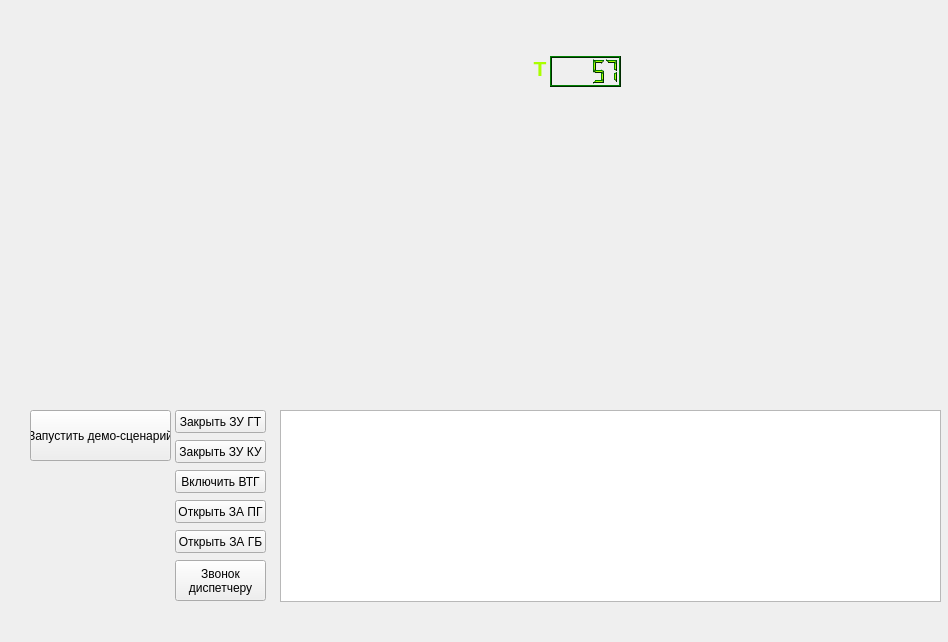
<?xml version="1.0" encoding="UTF-8"?>
<ui version="4.0">
 <class>MainWindow</class>
 <widget class="QMainWindow" name="MainWindow">
  <property name="geometry">
   <rect>
    <x>0</x>
    <y>0</y>
    <width>948</width>
    <height>642</height>
   </rect>
  </property>
  <property name="windowTitle">
   <string>MainWindow</string>
  </property>
  <widget class="QWidget" name="centralwidget">
   <widget class="QLCDNumber" name="ctgt">
    <property name="geometry">
     <rect>
      <x>550</x>
      <y>56</y>
      <width>71</width>
      <height>31</height>
     </rect>
    </property>
    <property name="palette">
     <palette>
      <active>
       <colorrole role="WindowText">
        <brush brushstyle="SolidPattern">
         <color alpha="255">
          <red>170</red>
          <green>255</green>
          <blue>0</blue>
         </color>
        </brush>
       </colorrole>
       <colorrole role="Button">
        <brush brushstyle="SolidPattern">
         <color alpha="255">
          <red>0</red>
          <green>85</green>
          <blue>0</blue>
         </color>
        </brush>
       </colorrole>
       <colorrole role="Light">
        <brush brushstyle="SolidPattern">
         <color alpha="255">
          <red>0</red>
          <green>127</green>
          <blue>0</blue>
         </color>
        </brush>
       </colorrole>
       <colorrole role="Midlight">
        <brush brushstyle="SolidPattern">
         <color alpha="255">
          <red>0</red>
          <green>106</green>
          <blue>0</blue>
         </color>
        </brush>
       </colorrole>
       <colorrole role="Dark">
        <brush brushstyle="SolidPattern">
         <color alpha="255">
          <red>0</red>
          <green>42</green>
          <blue>0</blue>
         </color>
        </brush>
       </colorrole>
       <colorrole role="Mid">
        <brush brushstyle="SolidPattern">
         <color alpha="255">
          <red>0</red>
          <green>56</green>
          <blue>0</blue>
         </color>
        </brush>
       </colorrole>
       <colorrole role="Text">
        <brush brushstyle="SolidPattern">
         <color alpha="255">
          <red>255</red>
          <green>255</green>
          <blue>255</blue>
         </color>
        </brush>
       </colorrole>
       <colorrole role="BrightText">
        <brush brushstyle="SolidPattern">
         <color alpha="255">
          <red>255</red>
          <green>255</green>
          <blue>255</blue>
         </color>
        </brush>
       </colorrole>
       <colorrole role="ButtonText">
        <brush brushstyle="SolidPattern">
         <color alpha="255">
          <red>255</red>
          <green>255</green>
          <blue>255</blue>
         </color>
        </brush>
       </colorrole>
       <colorrole role="Base">
        <brush brushstyle="SolidPattern">
         <color alpha="255">
          <red>0</red>
          <green>0</green>
          <blue>0</blue>
         </color>
        </brush>
       </colorrole>
       <colorrole role="Window">
        <brush brushstyle="SolidPattern">
         <color alpha="255">
          <red>0</red>
          <green>85</green>
          <blue>0</blue>
         </color>
        </brush>
       </colorrole>
       <colorrole role="Shadow">
        <brush brushstyle="SolidPattern">
         <color alpha="255">
          <red>0</red>
          <green>0</green>
          <blue>0</blue>
         </color>
        </brush>
       </colorrole>
       <colorrole role="AlternateBase">
        <brush brushstyle="SolidPattern">
         <color alpha="255">
          <red>0</red>
          <green>42</green>
          <blue>0</blue>
         </color>
        </brush>
       </colorrole>
       <colorrole role="ToolTipBase">
        <brush brushstyle="SolidPattern">
         <color alpha="255">
          <red>255</red>
          <green>255</green>
          <blue>220</blue>
         </color>
        </brush>
       </colorrole>
       <colorrole role="ToolTipText">
        <brush brushstyle="SolidPattern">
         <color alpha="255">
          <red>0</red>
          <green>0</green>
          <blue>0</blue>
         </color>
        </brush>
       </colorrole>
      </active>
      <inactive>
       <colorrole role="WindowText">
        <brush brushstyle="SolidPattern">
         <color alpha="255">
          <red>170</red>
          <green>255</green>
          <blue>0</blue>
         </color>
        </brush>
       </colorrole>
       <colorrole role="Button">
        <brush brushstyle="SolidPattern">
         <color alpha="255">
          <red>0</red>
          <green>85</green>
          <blue>0</blue>
         </color>
        </brush>
       </colorrole>
       <colorrole role="Light">
        <brush brushstyle="SolidPattern">
         <color alpha="255">
          <red>0</red>
          <green>127</green>
          <blue>0</blue>
         </color>
        </brush>
       </colorrole>
       <colorrole role="Midlight">
        <brush brushstyle="SolidPattern">
         <color alpha="255">
          <red>0</red>
          <green>106</green>
          <blue>0</blue>
         </color>
        </brush>
       </colorrole>
       <colorrole role="Dark">
        <brush brushstyle="SolidPattern">
         <color alpha="255">
          <red>0</red>
          <green>42</green>
          <blue>0</blue>
         </color>
        </brush>
       </colorrole>
       <colorrole role="Mid">
        <brush brushstyle="SolidPattern">
         <color alpha="255">
          <red>0</red>
          <green>56</green>
          <blue>0</blue>
         </color>
        </brush>
       </colorrole>
       <colorrole role="Text">
        <brush brushstyle="SolidPattern">
         <color alpha="255">
          <red>255</red>
          <green>255</green>
          <blue>255</blue>
         </color>
        </brush>
       </colorrole>
       <colorrole role="BrightText">
        <brush brushstyle="SolidPattern">
         <color alpha="255">
          <red>255</red>
          <green>255</green>
          <blue>255</blue>
         </color>
        </brush>
       </colorrole>
       <colorrole role="ButtonText">
        <brush brushstyle="SolidPattern">
         <color alpha="255">
          <red>255</red>
          <green>255</green>
          <blue>255</blue>
         </color>
        </brush>
       </colorrole>
       <colorrole role="Base">
        <brush brushstyle="SolidPattern">
         <color alpha="255">
          <red>0</red>
          <green>0</green>
          <blue>0</blue>
         </color>
        </brush>
       </colorrole>
       <colorrole role="Window">
        <brush brushstyle="SolidPattern">
         <color alpha="255">
          <red>0</red>
          <green>85</green>
          <blue>0</blue>
         </color>
        </brush>
       </colorrole>
       <colorrole role="Shadow">
        <brush brushstyle="SolidPattern">
         <color alpha="255">
          <red>0</red>
          <green>0</green>
          <blue>0</blue>
         </color>
        </brush>
       </colorrole>
       <colorrole role="AlternateBase">
        <brush brushstyle="SolidPattern">
         <color alpha="255">
          <red>0</red>
          <green>42</green>
          <blue>0</blue>
         </color>
        </brush>
       </colorrole>
       <colorrole role="ToolTipBase">
        <brush brushstyle="SolidPattern">
         <color alpha="255">
          <red>255</red>
          <green>255</green>
          <blue>220</blue>
         </color>
        </brush>
       </colorrole>
       <colorrole role="ToolTipText">
        <brush brushstyle="SolidPattern">
         <color alpha="255">
          <red>0</red>
          <green>0</green>
          <blue>0</blue>
         </color>
        </brush>
       </colorrole>
      </inactive>
      <disabled>
       <colorrole role="WindowText">
        <brush brushstyle="SolidPattern">
         <color alpha="255">
          <red>0</red>
          <green>42</green>
          <blue>0</blue>
         </color>
        </brush>
       </colorrole>
       <colorrole role="Button">
        <brush brushstyle="SolidPattern">
         <color alpha="255">
          <red>0</red>
          <green>85</green>
          <blue>0</blue>
         </color>
        </brush>
       </colorrole>
       <colorrole role="Light">
        <brush brushstyle="SolidPattern">
         <color alpha="255">
          <red>0</red>
          <green>127</green>
          <blue>0</blue>
         </color>
        </brush>
       </colorrole>
       <colorrole role="Midlight">
        <brush brushstyle="SolidPattern">
         <color alpha="255">
          <red>0</red>
          <green>106</green>
          <blue>0</blue>
         </color>
        </brush>
       </colorrole>
       <colorrole role="Dark">
        <brush brushstyle="SolidPattern">
         <color alpha="255">
          <red>0</red>
          <green>42</green>
          <blue>0</blue>
         </color>
        </brush>
       </colorrole>
       <colorrole role="Mid">
        <brush brushstyle="SolidPattern">
         <color alpha="255">
          <red>0</red>
          <green>56</green>
          <blue>0</blue>
         </color>
        </brush>
       </colorrole>
       <colorrole role="Text">
        <brush brushstyle="SolidPattern">
         <color alpha="255">
          <red>0</red>
          <green>42</green>
          <blue>0</blue>
         </color>
        </brush>
       </colorrole>
       <colorrole role="BrightText">
        <brush brushstyle="SolidPattern">
         <color alpha="255">
          <red>255</red>
          <green>255</green>
          <blue>255</blue>
         </color>
        </brush>
       </colorrole>
       <colorrole role="ButtonText">
        <brush brushstyle="SolidPattern">
         <color alpha="255">
          <red>0</red>
          <green>42</green>
          <blue>0</blue>
         </color>
        </brush>
       </colorrole>
       <colorrole role="Base">
        <brush brushstyle="SolidPattern">
         <color alpha="255">
          <red>0</red>
          <green>85</green>
          <blue>0</blue>
         </color>
        </brush>
       </colorrole>
       <colorrole role="Window">
        <brush brushstyle="SolidPattern">
         <color alpha="255">
          <red>0</red>
          <green>85</green>
          <blue>0</blue>
         </color>
        </brush>
       </colorrole>
       <colorrole role="Shadow">
        <brush brushstyle="SolidPattern">
         <color alpha="255">
          <red>0</red>
          <green>0</green>
          <blue>0</blue>
         </color>
        </brush>
       </colorrole>
       <colorrole role="AlternateBase">
        <brush brushstyle="SolidPattern">
         <color alpha="255">
          <red>0</red>
          <green>85</green>
          <blue>0</blue>
         </color>
        </brush>
       </colorrole>
       <colorrole role="ToolTipBase">
        <brush brushstyle="SolidPattern">
         <color alpha="255">
          <red>255</red>
          <green>255</green>
          <blue>220</blue>
         </color>
        </brush>
       </colorrole>
       <colorrole role="ToolTipText">
        <brush brushstyle="SolidPattern">
         <color alpha="255">
          <red>0</red>
          <green>0</green>
          <blue>0</blue>
         </color>
        </brush>
       </colorrole>
      </disabled>
     </palette>
    </property>
    <property name="digitCount">
     <number>5</number>
    </property>
    <property name="value" stdset="0">
     <double>56.700000000000003</double>
    </property>
    <property name="intValue" stdset="0">
     <number>57</number>
    </property>
   </widget>
   <widget class="QPushButton" name="btn_gt">
    <property name="geometry">
     <rect>
      <x>175</x>
      <y>410</y>
      <width>91</width>
      <height>23</height>
     </rect>
    </property>
    <property name="text">
     <string>Закрыть ЗУ ГТ</string>
    </property>
   </widget>
   <widget class="QPushButton" name="btn_ku">
    <property name="geometry">
     <rect>
      <x>175</x>
      <y>440</y>
      <width>91</width>
      <height>23</height>
     </rect>
    </property>
    <property name="text">
     <string>Закрыть ЗУ КУ</string>
    </property>
   </widget>
   <widget class="QPushButton" name="btn_pg">
    <property name="geometry">
     <rect>
      <x>175</x>
      <y>500</y>
      <width>91</width>
      <height>23</height>
     </rect>
    </property>
    <property name="text">
     <string>Открыть ЗА ПГ</string>
    </property>
   </widget>
   <widget class="QPushButton" name="btn_vtg">
    <property name="geometry">
     <rect>
      <x>175</x>
      <y>470</y>
      <width>91</width>
      <height>23</height>
     </rect>
    </property>
    <property name="text">
     <string>Включить ВТГ</string>
    </property>
   </widget>
   <widget class="QLabel" name="gt">
    <property name="geometry">
     <rect>
      <x>20</x>
      <y>340</y>
      <width>202</width>
      <height>61</height>
     </rect>
    </property>
    <property name="pixmap">
     <pixmap>img/зугт0.png</pixmap>
    </property>
    <property name="scaledContents">
     <bool>true</bool>
    </property>
   </widget>
   <widget class="QLabel" name="ss">
    <property name="geometry">
     <rect>
      <x>460</x>
      <y>0</y>
      <width>64</width>
      <height>64</height>
     </rect>
    </property>
    <property name="text">
     <string/>
    </property>
    <property name="pixmap">
     <pixmap>img/сс0.png</pixmap>
    </property>
    <property name="scaledContents">
     <bool>true</bool>
    </property>
   </widget>
   <widget class="QPushButton" name="btn_gb">
    <property name="geometry">
     <rect>
      <x>175</x>
      <y>530</y>
      <width>91</width>
      <height>23</height>
     </rect>
    </property>
    <property name="text">
     <string>Открыть ЗА ГБ</string>
    </property>
   </widget>
   <widget class="QPushButton" name="btn_call">
    <property name="geometry">
     <rect>
      <x>175</x>
      <y>560</y>
      <width>91</width>
      <height>41</height>
     </rect>
    </property>
    <property name="text">
     <string>Звонок
диспетчеру</string>
    </property>
   </widget>
   <widget class="QLabel" name="zuku">
    <property name="geometry">
     <rect>
      <x>230</x>
      <y>340</y>
      <width>64</width>
      <height>64</height>
     </rect>
    </property>
    <property name="text">
     <string/>
    </property>
    <property name="pixmap">
     <pixmap>img/зуку0.png</pixmap>
    </property>
    <property name="scaledContents">
     <bool>true</bool>
    </property>
   </widget>
   <widget class="QLabel" name="vtg">
    <property name="geometry">
     <rect>
      <x>300</x>
      <y>340</y>
      <width>64</width>
      <height>64</height>
     </rect>
    </property>
    <property name="text">
     <string/>
    </property>
    <property name="pixmap">
     <pixmap>img/втг1.png</pixmap>
    </property>
    <property name="scaledContents">
     <bool>true</bool>
    </property>
   </widget>
   <widget class="QLabel" name="zapg">
    <property name="geometry">
     <rect>
      <x>370</x>
      <y>340</y>
      <width>64</width>
      <height>64</height>
     </rect>
    </property>
    <property name="text">
     <string/>
    </property>
    <property name="pixmap">
     <pixmap>img/запг1.png</pixmap>
    </property>
    <property name="scaledContents">
     <bool>true</bool>
    </property>
   </widget>
   <widget class="QLabel" name="zagb">
    <property name="geometry">
     <rect>
      <x>440</x>
      <y>340</y>
      <width>64</width>
      <height>64</height>
     </rect>
    </property>
    <property name="text">
     <string/>
    </property>
    <property name="pixmap">
     <pixmap>img/загб1.png</pixmap>
    </property>
    <property name="scaledContents">
     <bool>true</bool>
    </property>
   </widget>
   <widget class="QTextBrowser" name="log">
    <property name="geometry">
     <rect>
      <x>280</x>
      <y>410</y>
      <width>661</width>
      <height>192</height>
     </rect>
    </property>
   </widget>
   <widget class="QPushButton" name="btn_start">
    <property name="geometry">
     <rect>
      <x>30</x>
      <y>410</y>
      <width>141</width>
      <height>51</height>
     </rect>
    </property>
    <property name="text">
     <string>Запустить демо-сценарий</string>
    </property>
   </widget>
   <widget class="QLabel" name="label">
    <property name="geometry">
     <rect>
      <x>-110</x>
      <y>-50</y>
      <width>1200</width>
      <height>400</height>
     </rect>
    </property>
    <property name="text">
     <string/>
    </property>
    <property name="pixmap">
     <pixmap>raw_img/вал0.png</pixmap>
    </property>
    <property name="scaledContents">
     <bool>true</bool>
    </property>
   </widget>
   <widget class="QLabel" name="label_2">
    <property name="geometry">
     <rect>
      <x>-110</x>
      <y>-50</y>
      <width>1200</width>
      <height>400</height>
     </rect>
    </property>
    <property name="text">
     <string/>
    </property>
    <property name="pixmap">
     <pixmap>raw_img/вал1.png</pixmap>
    </property>
    <property name="scaledContents">
     <bool>true</bool>
    </property>
   </widget>
   <widget class="QLabel" name="label_3">
    <property name="enabled">
     <bool>true</bool>
    </property>
    <property name="geometry">
     <rect>
      <x>-110</x>
      <y>-50</y>
      <width>1200</width>
      <height>400</height>
     </rect>
    </property>
    <property name="text">
     <string/>
    </property>
    <property name="pixmap">
     <pixmap>raw_img/вал2.png</pixmap>
    </property>
    <property name="scaledContents">
     <bool>true</bool>
    </property>
   </widget>
   <widget class="QLabel" name="label_4">
    <property name="geometry">
     <rect>
      <x>-110</x>
      <y>-50</y>
      <width>1200</width>
      <height>400</height>
     </rect>
    </property>
    <property name="text">
     <string/>
    </property>
    <property name="pixmap">
     <pixmap>raw_img/вал3.png</pixmap>
    </property>
    <property name="scaledContents">
     <bool>true</bool>
    </property>
   </widget>
   <widget class="QLabel" name="label_5">
    <property name="geometry">
     <rect>
      <x>-110</x>
      <y>-50</y>
      <width>1200</width>
      <height>400</height>
     </rect>
    </property>
    <property name="text">
     <string/>
    </property>
    <property name="pixmap">
     <pixmap>raw_img/вал5.png</pixmap>
    </property>
    <property name="scaledContents">
     <bool>true</bool>
    </property>
   </widget>
   <widget class="QLabel" name="label_6">
    <property name="geometry">
     <rect>
      <x>-110</x>
      <y>-50</y>
      <width>1200</width>
      <height>400</height>
     </rect>
    </property>
    <property name="text">
     <string/>
    </property>
    <property name="pixmap">
     <pixmap>raw_img/вал6.png</pixmap>
    </property>
    <property name="scaledContents">
     <bool>true</bool>
    </property>
   </widget>
   <widget class="QLabel" name="label_7">
    <property name="geometry">
     <rect>
      <x>-110</x>
      <y>-50</y>
      <width>1200</width>
      <height>400</height>
     </rect>
    </property>
    <property name="text">
     <string/>
    </property>
    <property name="pixmap">
     <pixmap>raw_img/вал4.png</pixmap>
    </property>
    <property name="scaledContents">
     <bool>true</bool>
    </property>
   </widget>
   <widget class="QLabel" name="label_8">
    <property name="geometry">
     <rect>
      <x>530</x>
      <y>56</y>
      <width>20</width>
      <height>31</height>
     </rect>
    </property>
    <property name="palette">
     <palette>
      <active>
       <colorrole role="WindowText">
        <brush brushstyle="SolidPattern">
         <color alpha="255">
          <red>170</red>
          <green>255</green>
          <blue>0</blue>
         </color>
        </brush>
       </colorrole>
       <colorrole role="Button">
        <brush brushstyle="SolidPattern">
         <color alpha="255">
          <red>0</red>
          <green>85</green>
          <blue>0</blue>
         </color>
        </brush>
       </colorrole>
       <colorrole role="Light">
        <brush brushstyle="SolidPattern">
         <color alpha="255">
          <red>0</red>
          <green>127</green>
          <blue>0</blue>
         </color>
        </brush>
       </colorrole>
       <colorrole role="Midlight">
        <brush brushstyle="SolidPattern">
         <color alpha="255">
          <red>0</red>
          <green>106</green>
          <blue>0</blue>
         </color>
        </brush>
       </colorrole>
       <colorrole role="Dark">
        <brush brushstyle="SolidPattern">
         <color alpha="255">
          <red>0</red>
          <green>42</green>
          <blue>0</blue>
         </color>
        </brush>
       </colorrole>
       <colorrole role="Mid">
        <brush brushstyle="SolidPattern">
         <color alpha="255">
          <red>0</red>
          <green>56</green>
          <blue>0</blue>
         </color>
        </brush>
       </colorrole>
       <colorrole role="Text">
        <brush brushstyle="SolidPattern">
         <color alpha="255">
          <red>255</red>
          <green>255</green>
          <blue>255</blue>
         </color>
        </brush>
       </colorrole>
       <colorrole role="BrightText">
        <brush brushstyle="SolidPattern">
         <color alpha="255">
          <red>255</red>
          <green>255</green>
          <blue>255</blue>
         </color>
        </brush>
       </colorrole>
       <colorrole role="ButtonText">
        <brush brushstyle="SolidPattern">
         <color alpha="255">
          <red>255</red>
          <green>255</green>
          <blue>255</blue>
         </color>
        </brush>
       </colorrole>
       <colorrole role="Base">
        <brush brushstyle="SolidPattern">
         <color alpha="255">
          <red>0</red>
          <green>0</green>
          <blue>0</blue>
         </color>
        </brush>
       </colorrole>
       <colorrole role="Window">
        <brush brushstyle="SolidPattern">
         <color alpha="255">
          <red>0</red>
          <green>85</green>
          <blue>0</blue>
         </color>
        </brush>
       </colorrole>
       <colorrole role="Shadow">
        <brush brushstyle="SolidPattern">
         <color alpha="255">
          <red>0</red>
          <green>0</green>
          <blue>0</blue>
         </color>
        </brush>
       </colorrole>
       <colorrole role="AlternateBase">
        <brush brushstyle="SolidPattern">
         <color alpha="255">
          <red>0</red>
          <green>42</green>
          <blue>0</blue>
         </color>
        </brush>
       </colorrole>
       <colorrole role="ToolTipBase">
        <brush brushstyle="SolidPattern">
         <color alpha="255">
          <red>255</red>
          <green>255</green>
          <blue>220</blue>
         </color>
        </brush>
       </colorrole>
       <colorrole role="ToolTipText">
        <brush brushstyle="SolidPattern">
         <color alpha="255">
          <red>0</red>
          <green>0</green>
          <blue>0</blue>
         </color>
        </brush>
       </colorrole>
      </active>
      <inactive>
       <colorrole role="WindowText">
        <brush brushstyle="SolidPattern">
         <color alpha="255">
          <red>170</red>
          <green>255</green>
          <blue>0</blue>
         </color>
        </brush>
       </colorrole>
       <colorrole role="Button">
        <brush brushstyle="SolidPattern">
         <color alpha="255">
          <red>0</red>
          <green>85</green>
          <blue>0</blue>
         </color>
        </brush>
       </colorrole>
       <colorrole role="Light">
        <brush brushstyle="SolidPattern">
         <color alpha="255">
          <red>0</red>
          <green>127</green>
          <blue>0</blue>
         </color>
        </brush>
       </colorrole>
       <colorrole role="Midlight">
        <brush brushstyle="SolidPattern">
         <color alpha="255">
          <red>0</red>
          <green>106</green>
          <blue>0</blue>
         </color>
        </brush>
       </colorrole>
       <colorrole role="Dark">
        <brush brushstyle="SolidPattern">
         <color alpha="255">
          <red>0</red>
          <green>42</green>
          <blue>0</blue>
         </color>
        </brush>
       </colorrole>
       <colorrole role="Mid">
        <brush brushstyle="SolidPattern">
         <color alpha="255">
          <red>0</red>
          <green>56</green>
          <blue>0</blue>
         </color>
        </brush>
       </colorrole>
       <colorrole role="Text">
        <brush brushstyle="SolidPattern">
         <color alpha="255">
          <red>255</red>
          <green>255</green>
          <blue>255</blue>
         </color>
        </brush>
       </colorrole>
       <colorrole role="BrightText">
        <brush brushstyle="SolidPattern">
         <color alpha="255">
          <red>255</red>
          <green>255</green>
          <blue>255</blue>
         </color>
        </brush>
       </colorrole>
       <colorrole role="ButtonText">
        <brush brushstyle="SolidPattern">
         <color alpha="255">
          <red>255</red>
          <green>255</green>
          <blue>255</blue>
         </color>
        </brush>
       </colorrole>
       <colorrole role="Base">
        <brush brushstyle="SolidPattern">
         <color alpha="255">
          <red>0</red>
          <green>0</green>
          <blue>0</blue>
         </color>
        </brush>
       </colorrole>
       <colorrole role="Window">
        <brush brushstyle="SolidPattern">
         <color alpha="255">
          <red>0</red>
          <green>85</green>
          <blue>0</blue>
         </color>
        </brush>
       </colorrole>
       <colorrole role="Shadow">
        <brush brushstyle="SolidPattern">
         <color alpha="255">
          <red>0</red>
          <green>0</green>
          <blue>0</blue>
         </color>
        </brush>
       </colorrole>
       <colorrole role="AlternateBase">
        <brush brushstyle="SolidPattern">
         <color alpha="255">
          <red>0</red>
          <green>42</green>
          <blue>0</blue>
         </color>
        </brush>
       </colorrole>
       <colorrole role="ToolTipBase">
        <brush brushstyle="SolidPattern">
         <color alpha="255">
          <red>255</red>
          <green>255</green>
          <blue>220</blue>
         </color>
        </brush>
       </colorrole>
       <colorrole role="ToolTipText">
        <brush brushstyle="SolidPattern">
         <color alpha="255">
          <red>0</red>
          <green>0</green>
          <blue>0</blue>
         </color>
        </brush>
       </colorrole>
      </inactive>
      <disabled>
       <colorrole role="WindowText">
        <brush brushstyle="SolidPattern">
         <color alpha="255">
          <red>0</red>
          <green>42</green>
          <blue>0</blue>
         </color>
        </brush>
       </colorrole>
       <colorrole role="Button">
        <brush brushstyle="SolidPattern">
         <color alpha="255">
          <red>0</red>
          <green>85</green>
          <blue>0</blue>
         </color>
        </brush>
       </colorrole>
       <colorrole role="Light">
        <brush brushstyle="SolidPattern">
         <color alpha="255">
          <red>0</red>
          <green>127</green>
          <blue>0</blue>
         </color>
        </brush>
       </colorrole>
       <colorrole role="Midlight">
        <brush brushstyle="SolidPattern">
         <color alpha="255">
          <red>0</red>
          <green>106</green>
          <blue>0</blue>
         </color>
        </brush>
       </colorrole>
       <colorrole role="Dark">
        <brush brushstyle="SolidPattern">
         <color alpha="255">
          <red>0</red>
          <green>42</green>
          <blue>0</blue>
         </color>
        </brush>
       </colorrole>
       <colorrole role="Mid">
        <brush brushstyle="SolidPattern">
         <color alpha="255">
          <red>0</red>
          <green>56</green>
          <blue>0</blue>
         </color>
        </brush>
       </colorrole>
       <colorrole role="Text">
        <brush brushstyle="SolidPattern">
         <color alpha="255">
          <red>0</red>
          <green>42</green>
          <blue>0</blue>
         </color>
        </brush>
       </colorrole>
       <colorrole role="BrightText">
        <brush brushstyle="SolidPattern">
         <color alpha="255">
          <red>255</red>
          <green>255</green>
          <blue>255</blue>
         </color>
        </brush>
       </colorrole>
       <colorrole role="ButtonText">
        <brush brushstyle="SolidPattern">
         <color alpha="255">
          <red>0</red>
          <green>42</green>
          <blue>0</blue>
         </color>
        </brush>
       </colorrole>
       <colorrole role="Base">
        <brush brushstyle="SolidPattern">
         <color alpha="255">
          <red>0</red>
          <green>85</green>
          <blue>0</blue>
         </color>
        </brush>
       </colorrole>
       <colorrole role="Window">
        <brush brushstyle="SolidPattern">
         <color alpha="255">
          <red>0</red>
          <green>85</green>
          <blue>0</blue>
         </color>
        </brush>
       </colorrole>
       <colorrole role="Shadow">
        <brush brushstyle="SolidPattern">
         <color alpha="255">
          <red>0</red>
          <green>0</green>
          <blue>0</blue>
         </color>
        </brush>
       </colorrole>
       <colorrole role="AlternateBase">
        <brush brushstyle="SolidPattern">
         <color alpha="255">
          <red>0</red>
          <green>85</green>
          <blue>0</blue>
         </color>
        </brush>
       </colorrole>
       <colorrole role="ToolTipBase">
        <brush brushstyle="SolidPattern">
         <color alpha="255">
          <red>255</red>
          <green>255</green>
          <blue>220</blue>
         </color>
        </brush>
       </colorrole>
       <colorrole role="ToolTipText">
        <brush brushstyle="SolidPattern">
         <color alpha="255">
          <red>0</red>
          <green>0</green>
          <blue>0</blue>
         </color>
        </brush>
       </colorrole>
      </disabled>
     </palette>
    </property>
    <property name="font">
     <font>
      <pointsize>16</pointsize>
      <weight>75</weight>
      <bold>true</bold>
     </font>
    </property>
    <property name="text">
     <string>T</string>
    </property>
    <property name="alignment">
     <set>Qt::AlignHCenter|Qt::AlignTop</set>
    </property>
   </widget>
   <zorder>label_5</zorder>
   <zorder>btn_gt</zorder>
   <zorder>btn_ku</zorder>
   <zorder>btn_pg</zorder>
   <zorder>btn_vtg</zorder>
   <zorder>gt</zorder>
   <zorder>btn_gb</zorder>
   <zorder>btn_call</zorder>
   <zorder>zuku</zorder>
   <zorder>vtg</zorder>
   <zorder>zapg</zorder>
   <zorder>zagb</zorder>
   <zorder>log</zorder>
   <zorder>btn_start</zorder>
   <zorder>label</zorder>
   <zorder>label_2</zorder>
   <zorder>label_3</zorder>
   <zorder>label_4</zorder>
   <zorder>label_6</zorder>
   <zorder>label_7</zorder>
   <zorder>ctgt</zorder>
   <zorder>ss</zorder>
   <zorder>label_8</zorder>
  </widget>
  <widget class="QMenuBar" name="menubar">
   <property name="geometry">
    <rect>
     <x>0</x>
     <y>0</y>
     <width>948</width>
     <height>30</height>
    </rect>
   </property>
  </widget>
 </widget>
 <resources/>
 <connections/>
</ui>
